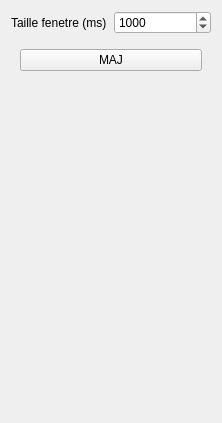
<?xml version="1.0" encoding="UTF-8"?>
<ui version="4.0">
 <class>Form</class>
 <widget class="QWidget" name="Form">
  <property name="geometry">
   <rect>
    <x>0</x>
    <y>0</y>
    <width>222</width>
    <height>423</height>
   </rect>
  </property>
  <property name="windowTitle">
   <string>Form</string>
  </property>
  <layout class="QGridLayout" name="gridLayout">
   <item row="0" column="0">
    <widget class="QLabel" name="label">
     <property name="text">
      <string>Taille fenetre (ms)</string>
     </property>
    </widget>
   </item>
   <item row="2" column="0">
    <spacer name="verticalSpacer">
     <property name="orientation">
      <enum>Qt::Vertical</enum>
     </property>
     <property name="sizeHint" stdset="0">
      <size>
       <width>20</width>
       <height>40</height>
      </size>
     </property>
    </spacer>
   </item>
   <item row="1" column="0" colspan="2">
    <widget class="QWidget" name="widget" native="true">
     <layout class="QGridLayout" name="gridLayout_2">
      <item row="0" column="0">
       <widget class="QPushButton" name="pushButton_2">
        <property name="text">
         <string>MAJ</string>
        </property>
       </widget>
      </item>
     </layout>
    </widget>
   </item>
   <item row="0" column="1">
    <widget class="QSpinBox" name="spinBox">
     <property name="minimum">
      <number>10</number>
     </property>
     <property name="maximum">
      <number>10000</number>
     </property>
     <property name="value">
      <number>1000</number>
     </property>
    </widget>
   </item>
  </layout>
 </widget>
 <resources/>
 <connections/>
</ui>
